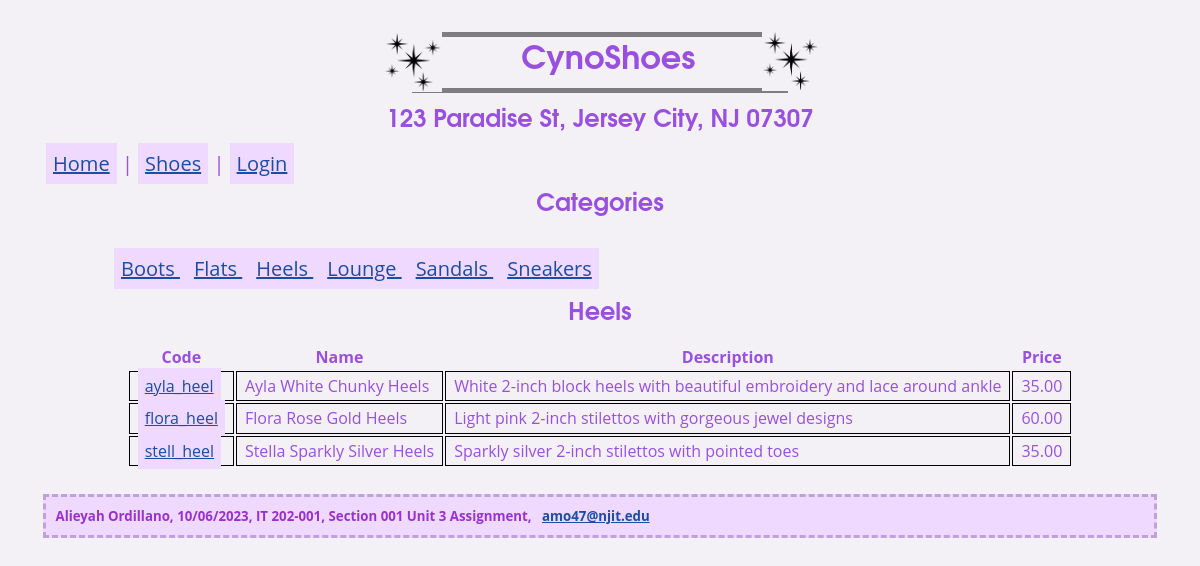
The page /section001assignment/shoes.php?shoe_category_id=3 on the database its author committed.
### tables this page shows
CREATE TABLE IF NOT EXISTS `shoeCategories` (
`shoeCategoryID` int(11) NOT NULL,
  `shoeCategoryName` varchar(255) NOT NULL,
  `dateAdded` datetime NOT NULL
);

CREATE TABLE IF NOT EXISTS `shoes` (
`shoeID` int(11) NOT NULL,
  `shoeCategoryID` int(11) NOT NULL,
  `shoeCode` varchar(10) NOT NULL,
  `shoeName` varchar(255) NOT NULL,
  `description` text NOT NULL,
  `price` decimal(10,2) NOT NULL,
  `dateAdded` datetime NOT NULL
);

### section001assignment/shoes.php (the view, shortened to what this page needs)
<?php
    $db = getDB();
    $shoe_category_id = filter_input(INPUT_GET, 'shoe_category_id', FILTER_VALIDATE_INT);
    $queryShoeCategory = 'SELECT * FROM shoeCategories WHERE shoeCategoryID = :shoe_category_id';
    $statement1 = $db->prepare($queryShoeCategory);
    $statement1->bindValue(':shoe_category_id', $shoe_category_id);
    $statement1->execute();
    $shoe_category = $statement1->fetch();
    $shoe_category_name = $shoe_category['shoeCategoryName'];
    $queryAllShoeCategories = 'SELECT * FROM shoeCategories ORDER BY shoeCategoryID';
    $statement2 = $db->prepare($queryAllShoeCategories);
    $statement2->execute();
    $shoeCategories = $statement2->fetchAll();
    $queryShoeItems = 'SELECT * FROM shoes WHERE shoeCategoryID = :shoe_category_id ORDER BY shoeID';
    $statement3 = $db->prepare($queryShoeItems);
    $statement3->bindValue(':shoe_category_id', $shoe_category_id);
    $statement3->execute();
    $shoes = $statement3->fetchAll();
?>
<html>
    <head>
        <link rel="stylesheet" href="styles.css" />
    </head>
    <body>
        <?php
            include('header.php');
            include('menu.php');
        ?>
        <main>
            <aside>
                <h2>Categories</h2>
                <nav>
                    <ul>
                        <?php foreach ($shoeCategories as $shoeCategory) : ?>
                            <li>
                                <a href="shoes.php?shoe_category_id=<?php echo $shoeCategory['shoeCategoryID'] ?>">
                                    <?php echo $shoeCategory['shoeCategoryName'] ?>
                                </a>
                            </li>
                        <?php endforeach; ?>
                    </ul>
                </nav>
            </aside>
            <section>
                <h2><?php echo $shoe_category_name; ?></h2>
                <table>
                    <tr>
                        <th>Code</th>
                        <th>Name</th>
                        <th>Description</th>
                        <th>Price</th>
                    </tr>
                    <?php foreach ($shoes as $shoe) : ?>
                        <tr>
                            <td>
                                <a href="shoe_details.php?shoe_id=<?php echo $shoe['shoeID']; ?>">
                                    <?php echo $shoe['shoeCode']; ?>
                                </a>
                            </td>
                            <td><?php echo $shoe['shoeName']; ?></td>
                            <td><?php echo $shoe['description']; ?></td>
                            <td><?php echo $shoe['price']; ?></td>
                        </tr>
                    <?php endforeach; ?>
                </table>
            </section>
        </main>
        <?php include('footer.php'); ?>
    </body>
</html>

### section001assignment/styles.css (style rules this page uses)
* { color: #9950de; background-color: #F3F1F5; }
html { height: 90%; }
h2 { font-family: Avantgarde, TeX Gyre Adventor, URW Gothic L, sans-serif; height: 6%; width: 500px; margin: auto; text-align: center; }
body { font-family: Open Sans, sans-serif; padding: 0.5em; border: 5px thick ; }
main { font-family: Open Sans, sans-serif; margin: 1em; padding: 0em 0.75em 0em 0.75em; }
nav { font-size: 20; margin-left: 1.5em; }
a[href] { background-color: #F0D9FF; color: #1a4da5; font-family: Open Sans, sans-serif; }
a:link { color: #1a4da5; }
nav ul li { display: inline; }
a { padding: 7px; }
table { margin: auto; }
td { border: 1px solid black; padding: .2em .5em .2em .5em; }

### rows shown on the page
shoecategories: shoeCategoryName "Boots"
shoecategories: shoeCategoryName "Flats"
shoecategories: shoeCategoryName "Heels"
shoecategories: shoeCategoryName "Lounge"
shoecategories: shoeCategoryName "Sandals"
shoecategories: shoeCategoryName "Sneakers"
shoes: shoeCode "ayla_heel", shoeName "Ayla White Chunky Heels", description "White 2-inch block heels with beautiful embroidery and lace around ankle", price "35.00"
shoes: shoeCode "flora_heel", shoeName "Flora Rose Gold Heels", description "Light pink 2-inch stilettos with gorgeous jewel designs", price "60.00"
shoes: shoeCode "stell_heel", shoeName "Stella Sparkly Silver Heels", description "Sparkly silver 2-inch stilettos with pointed toes", price "35.00"
